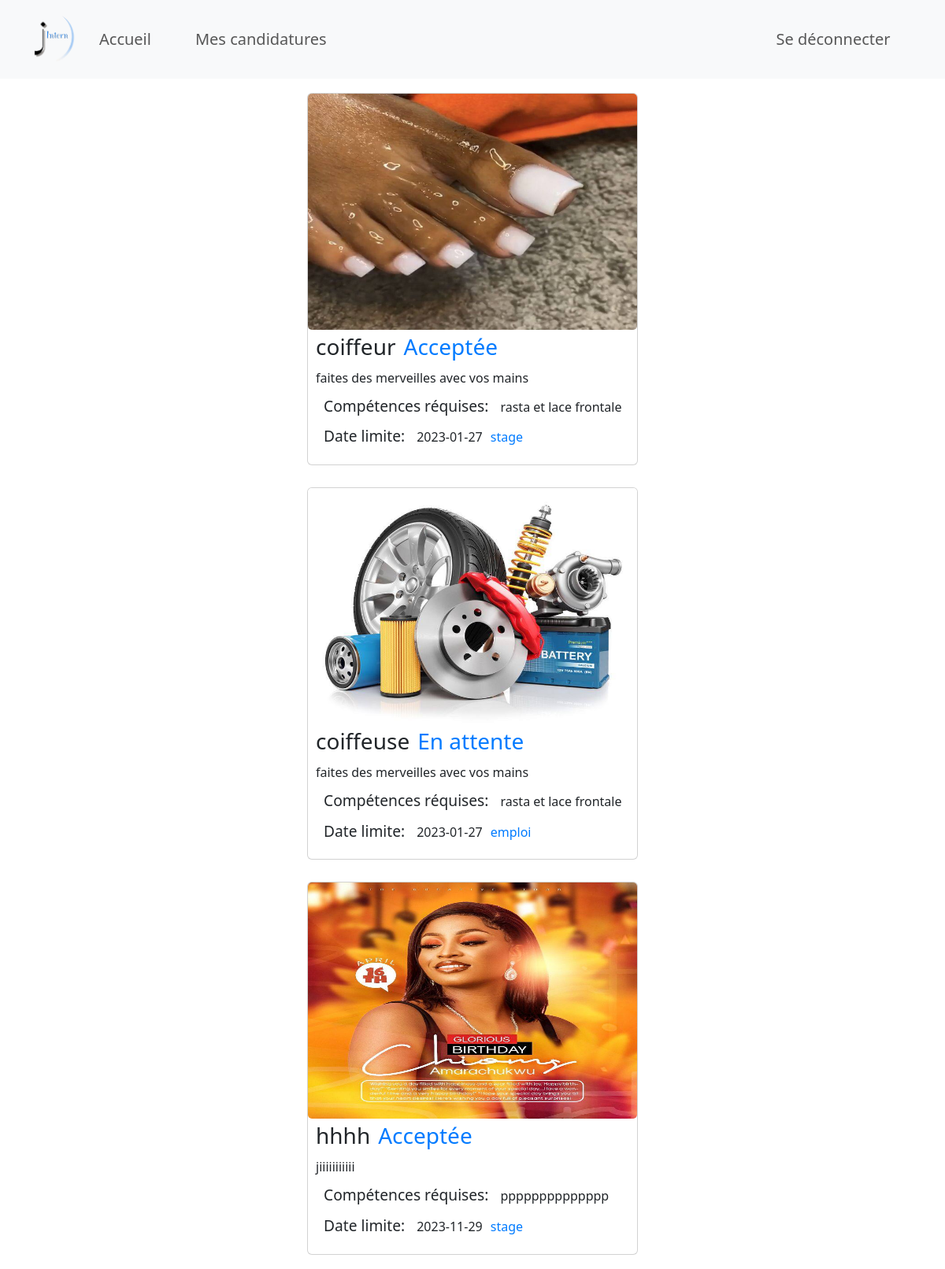
/candidature/list-candidat.php (signed in), run on the app's committed database.
### tables this page shows
CREATE TABLE `candidature` (
  `idCandidature` int(11) NOT NULL,
  `nom_candidat` varchar(255) DEFAULT NULL,
  `cv` varchar(255) DEFAULT NULL,
  `diplome` varchar(255) DEFAULT NULL,
  `date_candidature` date DEFAULT NULL,
  `id_offre` int(11) DEFAULT NULL,
  `id_utilisateur` int(11) DEFAULT NULL,
  `lettre_motivation` varchar(255) DEFAULT NULL,
  `statut` varchar(50) DEFAULT 'En attente'
);

CREATE TABLE `offre` (
  `id` int(11) NOT NULL,
  `description_offre` varchar(255) DEFAULT NULL,
  `domaine` varchar(255) DEFAULT NULL,
  `competences` varchar(255) DEFAULT NULL,
  `date_limite` date DEFAULT NULL,
  `id_entreprise` int(11) DEFAULT NULL,
  `titre` varchar(255) DEFAULT NULL,
  `salaire` float DEFAULT NULL,
  `type_offre` varchar(50) DEFAULT NULL,
  `photo` varchar(255) DEFAULT NULL
);

### candidature/list-candidat.php (the view, shortened to what this page needs)
<?php
$serveur = "localhost";
$utilisateur = "root";
$motDePasse = "";
$baseDeDonnees = "j_intern";
$connexion = mysqli_connect($serveur, $utilisateur, $motDePasse, $baseDeDonnees);
?>
<!DOCTYPE html>
<html lang="en">
<head>
  <link rel="stylesheet" type="text/css" href="../styles.css">
  <link rel="stylesheet" href="../node_modules/bootstrap/dist/css/bootstrap.min.css">
</head>
<body>
<?php
    require
    '../connexion/navbar.php';
    $id_utilisateur = $_SESSION['id_utilisateur'];
$sql = "SELECT * FROM candidature as c join offre as o on o.id = id_offre where id_utilisateur = $id_utilisateur";
$result = $connexion->query($sql);
if ($result->num_rows > 0)
{
    while($row = $result->fetch_assoc()) {
        $titre = $row['titre'];
    $description = $row['description_offre'];
    $competence = $row['competences'];
    $datelimite = $row['date_limite'];
    $statut = $row['statut'];
    $type = $row["type_offre"];
    $image = $row['photo'];
    echo '<div class="containt_card">';
        echo '<div class="card" >';
        echo '<img class="img-offre" src="'.$image.'" alt="'.$titre.'">';
        echo '<h3>'.$titre.'<span class="bage">'.$statut.'</span></h3>';
        echo '<p>'.$description.'</p>';
        echo '<p><span class="precision">Compétences réquises: </span>'.$competence.'</p>';
        echo '<p><span class="precision">Date limite: </span>'.$datelimite;
        echo '<span class="bage">'.$type.'</span></p>';
        echo '</div>';
        echo '</div>';
    }
}
else {
    echo '<p class="empty_page">Vous n\'avez ajouté aucune offre</p>';
}
?>
</body>
</html>

### connexion/navbar.php (shortened to what this page needs)
<nav class="navbar navbar_style navbar-expand-lg navbar-light bg-light">
    <div class="container">
      <a class="navbar-brand" href="#">
        <img src="../assets/images/logo.png" class="logo_nav" alt="j_intern">
      </a>
      <div class="collapse navbar-collapse" id="navbarNav">
        <ul class="navbar-nav">
          <li class="nav-item">
            <a class="nav-link" href="../connexion/acceuil.php">Accueil</a>
          </li>
          <li class="nav-item">
              <a class="nav-link" href="../candidature/list-candidat.php">Mes candidatures</a>
            </li>
        </ul>
        <ul class="navbar-nav ms-auto">
        <div class="img_candidat">
        <li class="nav-item">
          <a class="nav-link" href="../connexion/logout.php">Se déconnecter</a>
        </li>
        </ul>
      </div>
    </div>
  </nav>

### styles.css (style rules this page uses)
body { margin: 0; padding: 0; box-sizing: border-box; background-color: rgb(252, 252, 252); font-family: 'Fuzzy Bubbles', cursive; width: 100vw; }
.navbar_style { position: fixed; background-color: #007bff4b; margin: 0; height: 100px; color: #3b3b3b; display: flex; flex-direction: row; width: 100%; }
nav { position: static; background-color: #007bff4b; margin: 0; height: 70px; color: #3b3b3b; display: flex; justify-content: space-between; flex-wrap: wrap; padding: 5px; padding-right: 15px; width: 100%; align-items: center; font-size: 20px; }
.logo_nav { width: 60px; height: 60px; }
nav ul { display: flex; list-style-type: none; background-color: transparent; }
li { margin-right: 40px; background-color: transparent; }
li:last-child { margin-right: 0; }
li a { text-decoration: none; background-color: transparent; color: rgb(17, 17, 17); }
div { margin: 8px auto; }
a { text-decoration: none; background-color: transparent; color: rgb(17, 17, 17); }
.containt_card { display: flex; flex-direction: column; align-items: center; }
.card { width: 420px; padding: 0; border-color: white; margin: 10px; }
.img-offre { border-radius: 5px ; height: 200px; width: 100%; }
.card h3, .card p, .card span { margin: 5px 10px; }
.precision { font-size: larger; }
.bage { color: #007bff; }
.card img { width: 100%; height: 300px; }
.img_candidat { width: 200px; height: auto; overflow: hidden; align-items: center; display: flex; flex-direction: column; }

### data on the page
candidature: id_offre.photo (picture), id_offre.titre "coiffeur", statut "Acceptée", id_offre.description_offre "faites des merveilles avec vos mains", id_offre.competences "rasta et lace frontale", id_offre.date_limite "2023-01-27", id_offre.type_offre "stage"
candidature: id_offre.photo (picture), id_offre.titre "coiffeuse", statut "En attente", id_offre.description_offre "faites des merveilles avec vos mains", id_offre.competences "rasta et lace frontale", id_offre.date_limite "2023-01-27", id_offre.type_offre "emploi"
candidature: id_offre.photo (picture), id_offre.titre "hhhh", statut "Acceptée", id_offre.description_offre "jiiiiiiiiiii", id_offre.competences "pppppppppppppp", id_offre.date_limite "2023-11-29", id_offre.type_offre "stage"
